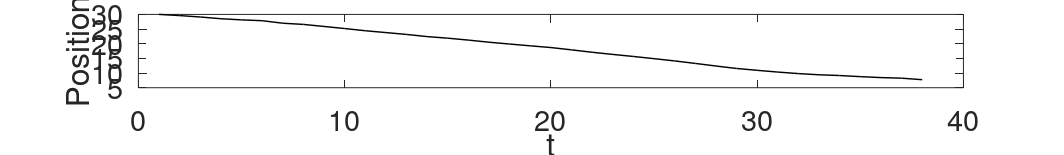
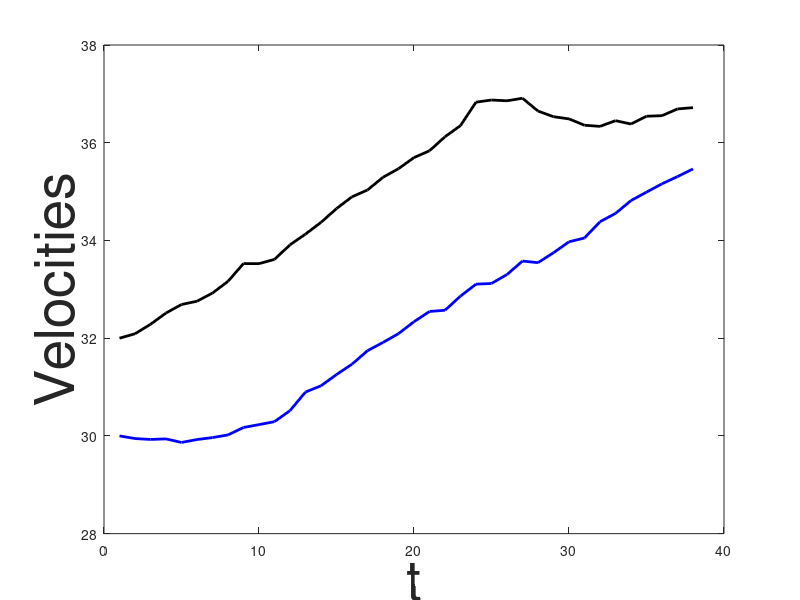

These figures' MATLAB source, in order: (Note: this script raises an error after producing the figures.)
close all; clear all;

SimTime = 500;

MatlabSimfile_Discrete = fopen('./OutFiles/MatlabSimfile_Discrete.txt', 'r');
SimData_discrete = fscanf(MatlabSimfile_Discrete, '%f', [6 inf]);
fclose(MatlabSimfile_Discrete);
q_sim = SimData_discrete(1, :)';
x_sim = SimData_discrete(2:5, :)';
control = SimData_discrete(6, :)';

mode = {'oblivious', 'aggressive', 'courteous', 'reasonable'};
driver_mode = mode{floor(q_sim(1)/3)+1}


%%
figureposition = [0 500 2048 300]; figurelinewidth = 1.5; figurefontsize = 40; markersize = 8;
savedir = './figures/';

% draw (x_t(1) - x_t(3))
figure('Position', figureposition)
plot(x_sim(:, 1) - x_sim(:, 3), 'k', 'LineWidth', figurelinewidth+0.5); hold on;
%plot(x_sim(:, 3), 'b', 'LineWidth', figurelinewidth+0.5); hold on;
xlabel('t', 'FontSize', figurefontsize);
ylabel('Position', 'FontSize', figurefontsize);
%title('x(t)', 'FontSize', figurefontsize);hold on;
%legend('x_1(t)', 'x_2(t)', 'Location', [.9,.7,.1,.2]);
set(gca, 'FontSize', figurefontsize);
savepath = [savedir 'positions_MPC_' driver_mode '.png'];
set(gcf,'PaperPositionMode','auto'); print(gcf, '-dpng', savepath);

% draw (x_t(2), x_t(4))
figure('Position', figureposition)
plot(x_sim(:, 2), 'b', 'LineWidth', figurelinewidth+0.5); hold on;
plot(x_sim(:, 4), 'k', 'LineWidth', figurelinewidth+0.5);
xlabel('t', 'FontSize', figurefontsize); ylabel('Velocities', 'FontSize', figurefontsize);
%title('v(t)', 'FontSize', figurefontsize);hold on;
legend('v_1(t)', 'v_2(t)', 'Location', [.9,.7,.1,.2]);
set(gca, 'FontSize', figurefontsize);
savepath = [savedir 'velocities_MPC_' driver_mode '.png'];
set(gcf,'PaperPositionMode','auto'); print(gcf, '-dpng', savepath);

% draw q(t)
% figure('Position', figureposition)
% plot((q_sim>2)+1, 'b', 'LineWidth', figurelinewidth);
% xlabel('t', 'FontSize', figurefontsize); ylabel('q_1', 'FontSize', figurefontsize);
% %title('q(t)', 'FontSize', figurefontsize);
% hold on;
% plot(zq, 'ko', 'MarkerSize', markersize, 'LineWidth', figurelinewidth); hold off;
% legend('Actual q_1(t)', 'Observation z^q(t)', 'Location', [.8,.7,.1,.2]);
% set(gca,'YLim',[0.5 2.5], 'FontSize', figurefontsize, 'YTick',[1 2], 'YTickLabel',['Attentive ';'Distracted']);
% savepath = [savedir 'q_t_2D.png']; set(gcf,'PaperPositionMode','auto'); print(gcf, '-dpng', savepath);

% draw sigma(t)
figure('Position', figureposition)
plot(control, 'b', 'LineWidth', figurelinewidth);
xlabel('t', 'FontSize', figurefontsize); ylabel('sigma_1', 'FontSize', figurefontsize);
%title('\sigma (t)', 'FontSize', figurefontsize);hold on;
% set(gca,'YLim',[-0.5 2.5], 'FontSize', figurefontsize, ...
%     'YTick',[0 1 2], 'YTickLabel',['u = 0 '; 'u = 1 '; 'u = -1']);
savepath = [savedir 'sigmas_MPC_' driver_mode '.png'];
set(gcf,'PaperPositionMode','auto'); print(gcf, '-dpng', savepath);


%%
if(1)
    
figure('Position', figureposition)
change_lane_pos = -50;
left_most_pos = -510;
savepath = [savedir 'LaneMergingSim_MPC_' driver_mode '.avi'];
LaneMergingVideo = VideoWriter(savepath);
LaneMergingVideo.FrameRate = 20;
open(LaneMergingVideo);
for i = 1:size(x_sim, 1)
    plot([left_most_pos, change_lane_pos], [0, 0], 'k', 'LineWidth', figurelinewidth + 3); hold on;
    plot([left_most_pos, 50], [2, 2], 'k', 'LineWidth', figurelinewidth + 3);
    plot([left_most_pos, change_lane_pos], [-2, -2], 'k', 'LineWidth', figurelinewidth + 3);
    plot([change_lane_pos, 0], [-2, 0], 'k', 'LineWidth', figurelinewidth + 3);
    plot([0, 50], [0, 0], 'k', 'LineWidth', figurelinewidth + 3);
    title(['A ' mode{floor(q_sim(1)/3)+1} ' driver vs MPC.'], 'FontSize', figurefontsize);
    set(gca,'XLim', [left_most_pos 50], 'FontSize', figurefontsize);
    length_car = 7;
    width_car = 0.4;
    
    rectangle('Position', [x_sim(i, 1) - length_car*0.5, 1 - width_car*0.5, length_car, width_car], ...
        'FaceColor', 'b');
    if(x_sim(i, 3) < change_lane_pos)
        rectangle('Position', [x_sim(i, 3) - length_car*0.5, -1 - width_car*0.5, length_car, width_car], ...
            'FaceColor', 'k');
    elseif(x_sim(i, 3) >= change_lane_pos && x_sim(i, 3) < 0)
        y_tmp = - 2 / change_lane_pos * (x_sim(i, 3) - change_lane_pos/2);
        rectangle('Position', [x_sim(i, 3) - length_car*0.5, y_tmp - width_car*0.5, length_car, width_car], ...
            'FaceColor', 'k');
    else 
        rectangle('Position', [x_sim(i, 3) - length_car*0.5, 1 - width_car*0.5, length_car, width_car], ...
            'FaceColor', 'k');
    end
    hold off;
    frame = getframe(gcf);
    writeVideo(LaneMergingVideo, frame);
%     pause(1/LaneMergingVideo.FrameRate);
end

close(LaneMergingVideo);
 
    
end